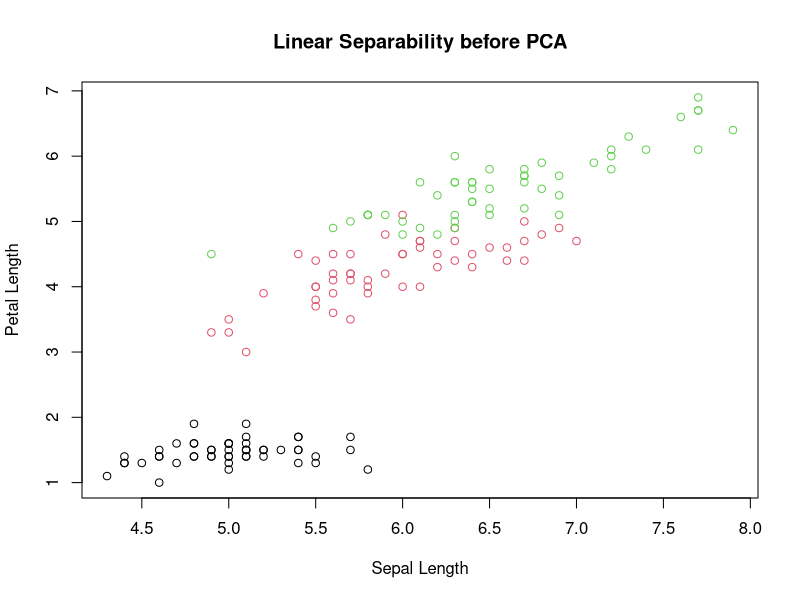
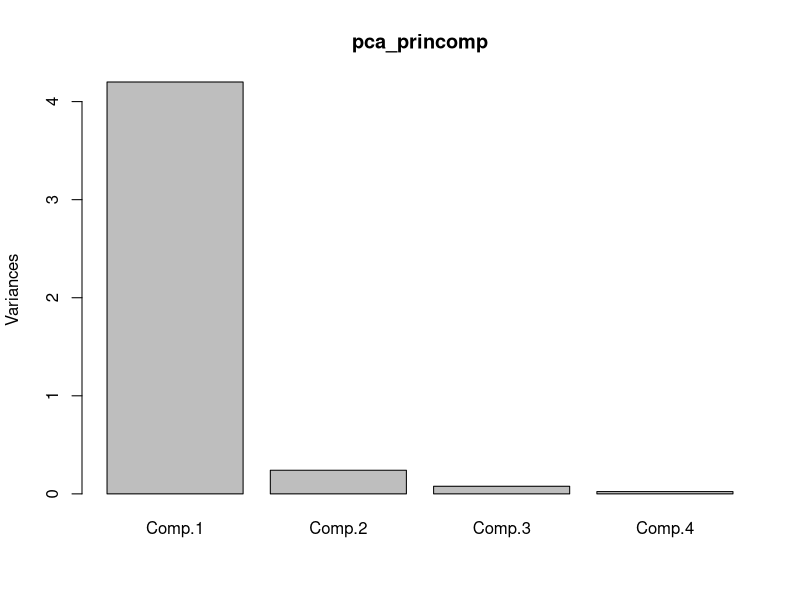
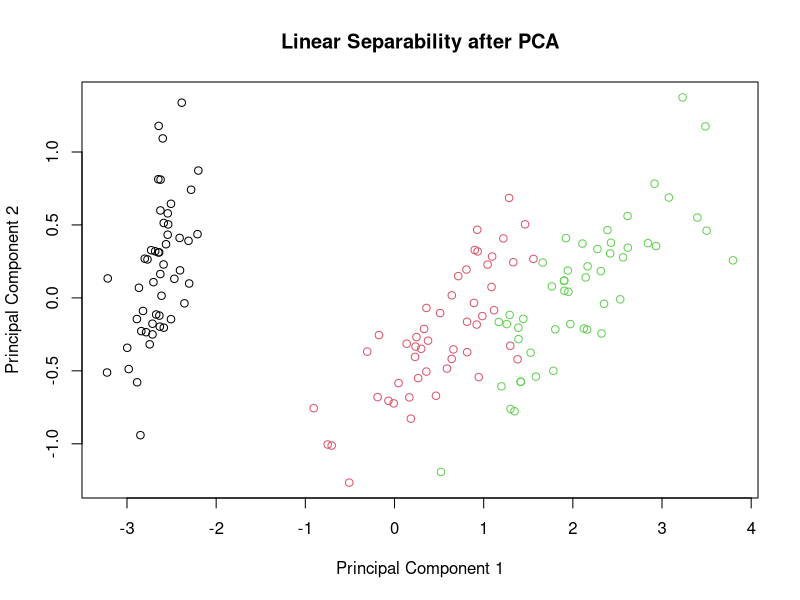

These charts were generated, in order, by the following R code: (Note: this script raises an error after producing the figures.)
## ---- chunk 1

rm(list = ls(all=TRUE))

## ---- chunk 2
iris_data <- iris

## ---- chunk 3

str(iris_data)

summary(iris_data)

## ---- chunk 4

library(nnet)

multinom_model = multinom(Species~., data = iris_data )


pred_results = multinom_model$fitted.values


actl_results = iris_data$Species


results = data.frame("pred_spec" = colnames(pred_results)[apply(pred_results,1,function(x) which(x==max(x)))], 
                     "act_spec" = iris_data$Species)

table(results)


## ---- chunk 5

# Using lapply() function we apply the var() function on each of the variables excluding the target

lapply(iris_data[, -5], var)

# Plot the data points on the axes with the highest variances

plot(iris_data$Sepal.Length, iris_data$Petal.Length, col = iris_data$Species, xlab = "Sepal Length", ylab = "Petal Length",
    main = "Linear Separability before PCA")



## ---- chunk 6

pca_princomp <- princomp(iris_data[,-c(5)])
summary(pca_princomp)
pca_princomp$loadings
head(pca_princomp$scores)
plot(pca_princomp)

iris_pca_data = data.frame(pca_princomp$scores, Species = iris_data$Species)

plot(iris_pca_data$Comp.1, iris_pca_data$Comp.2, col = iris_pca_data$Species, xlab = "Principal Component 1", ylab = "Principal Component 2",  main = "Linear Separability after PCA")


reg_mod_2 = multinom(Species~., data = iris_pca_data )

pred_results_2 = reg_mod_2$fitted.values


actl_results_2 = iris_pca_data$Species


results_prcom = data.frame("pred_spec" = colnames(pred_results_2)[apply(pred_results_2,1,function(x) which(x==max(x)))], 
                     "act_spec" = iris_pca_data$Species)

table(results_prcom)

## ---- chunk 7



## ---- chunk 8



## ---- chunk 9

pca_scaled <- princomp(train_data[, !(names(train_data) %in% c("Species"))], cor = T)

head(pca_scaled$scores)

## ---- chunk 10

plot(pca_scaled)

## ---- chunk 11

train_pca_e <- as.data.frame(predict(pca_scaled, train_data[, !(names(train_data) %in% c("Species"))]))



